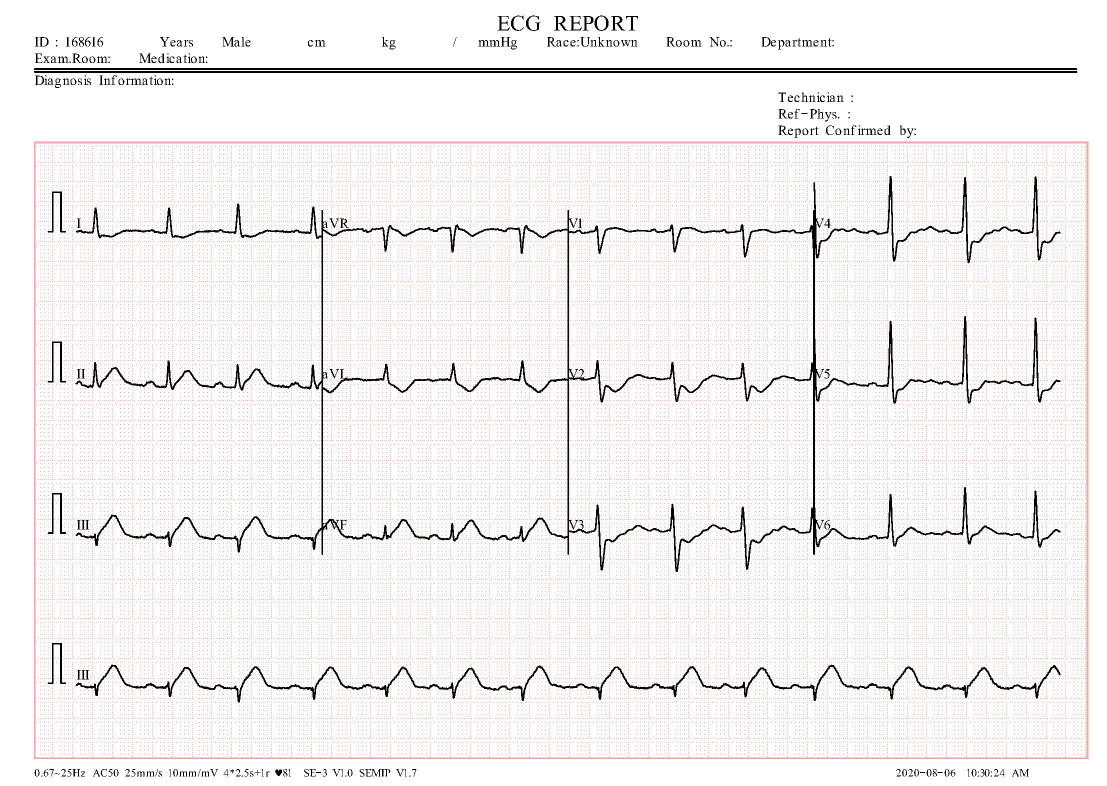
#> input picture datasets/ecg_images/ecg data old version/ecg data old version/test/ECG Images of Myocardial Infarction Patients (240x12=2880)/MI(1).jpg, 2213 x 1572 px (shown at 1/2 size)
$ python -i calibrate_ecg_from_kaggle.py   (imports and definitions only)
#> lines starting #> are read from the running program, lines starting #| are printed output that depends on the picture; after the words box and inside, x2 and y2 are one past the last pixel; in counts of white or black regions, pixels touching at a corner belong together
"""
ECG Kaggle Dataset Analyzer & Calibration Script
Downloads & analyzes ~10,000 ECG images from Kaggle dataset
Builds reference patterns for feature extraction tuning
"""

import os
import sys
import subprocess
from pathlib import Path
import numpy as np
import cv2
from collections import defaultdict
import pickle
import json

# Try importing scipy, install if missing
try:
    from scipy import signal as scipy_signal
except ImportError:
    print("Installing scipy...")
    subprocess.check_call([sys.executable, "-m", "pip", "install", "scipy"])
    from scipy import signal as scipy_signal

# ============================================================================
# SETUP: KAGGLE API & DATASET DOWNLOAD
# ============================================================================

# [35 lines left out: functions setup_kaggle_api, download_dataset, not called in this run]

# ============================================================================
# ECG FEATURE EXTRACTION (from app.py)
# ============================================================================

def extract_ecg_features_from_image(img_path, mm_per_sec=25.0, mm_per_mv=10.0):
    """Extract ECG intervals from image using improved signal processing."""
#> called with mm_per_sec = 25, mm_per_mv = 10
    # Define ECG timing constants
    min_rr_ms = 400  # Minimum RR interval in ms (150 bpm)
    max_rr_ms = 1500  # Maximum RR interval in ms (40 bpm)
    ms_per_pixel = 1.0  # Milliseconds per pixel (adjust based on your image resolution)

    try:
        img = cv2.imread(str(img_path))
#> img is the input picture: shape (1572, 2213, 3); mean B, G, R 240.4, 240.7, 243
        if img is None:
            return None

        # Preprocessing
        gray = cv2.cvtColor(img, cv2.COLOR_BGR2GRAY)
        gray = cv2.bilateralFilter(gray, 9, 60, 60)
        gray = cv2.morphologyEx(gray, cv2.MORPH_CLOSE, cv2.getStructuringElement(cv2.MORPH_RECT, (5, 5)))
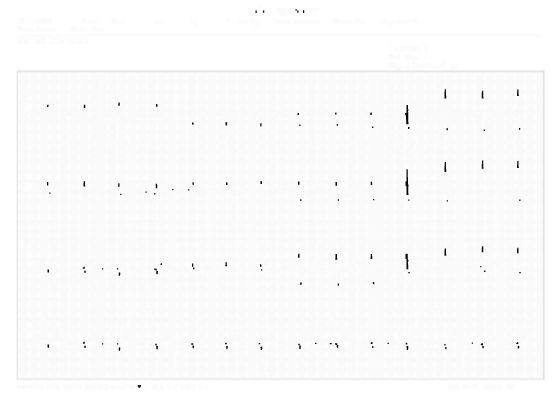
#> gray: shape (1572, 2213) (shown at 1/4 size); min 1, max 255, mean 250.5

        # Threshold
        gray_norm = cv2.normalize(gray, None, 0, 255, cv2.NORM_MINMAX)
        _, binary = cv2.threshold(gray_norm, cv2.threshold(gray_norm, 0, 255, cv2.THRESH_OTSU)[0], 255, cv2.THRESH_BINARY_INV)
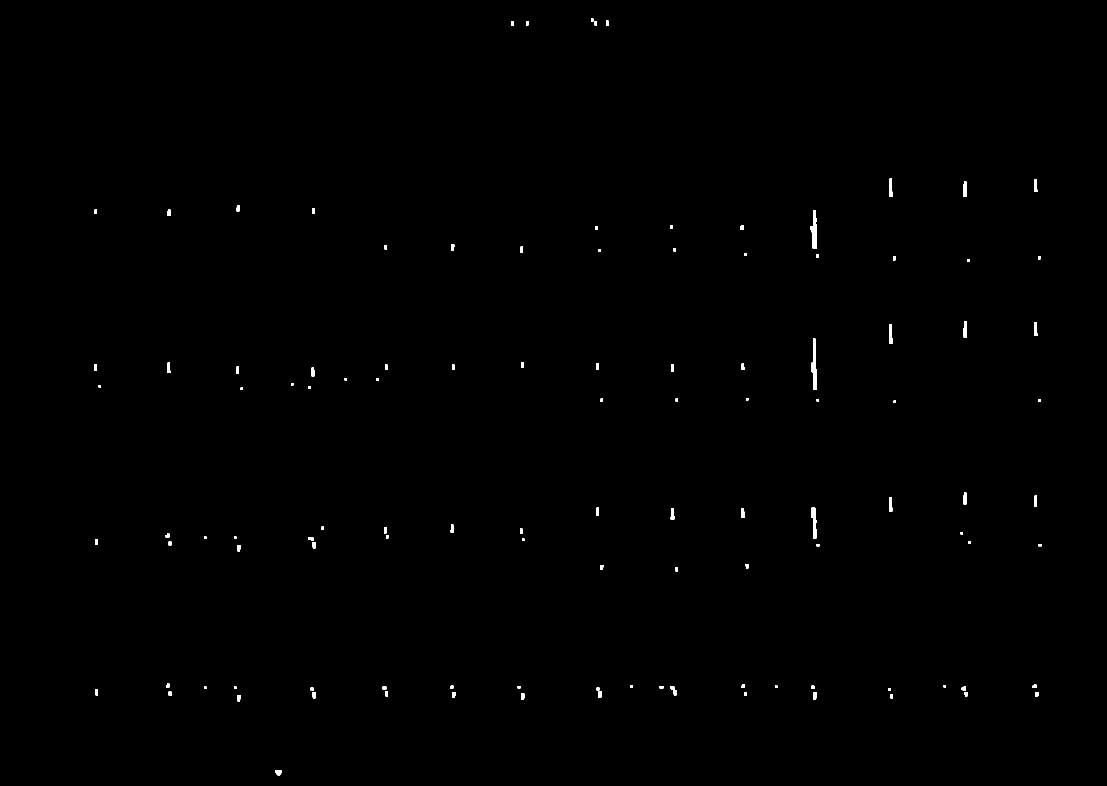
#> binary: shape (1572, 2213) (shown at 1/2 size); 0.25% white; 112 white regions, largest, box (x1, y1, x2, y2) and area: (1622, 677, 1634, 780) 717, (1620, 420, 1634, 497) 634, (1622, 1015, 1634, 1077) 462

        # Extract 1D signal
        proj = binary.sum(axis=0).astype(np.float32)
#> proj = 2213 values, max 67575 at index 1627, min 0 at index 0, mean 1008.4
        if np.all(proj == 0):
            return None
        proj = (proj - proj.min()) / (proj.max() - proj.min() + 1e-8)
#> proj = 2213 values, max 1 at index 1627, min 0 at index 0, mean 0.0149

        window = min(31, len(proj) // 10)
#> window = 31
        if window % 2 == 0:
            window += 1
        proj_smooth = scipy_signal.savgol_filter(proj, window, 3)
#> proj_smooth = 2213 values, max 0.529 at index 1628, min -0.0642 at index 1613, mean 0.0149

        # R-peak detection
        proj_diff = np.abs(np.gradient(proj_smooth))
#> proj_diff = 2213 values, max 0.0694 at index 1618, min 0 at index 0, mean 0.00243
        proj_diff = scipy_signal.savgol_filter(proj_diff, max(5, window // 3), 2)
#> proj_diff = 2213 values, max 0.0651 at index 1618, min -0.000775 at index 1758, mean 0.00243

        threshold = np.mean(proj_diff) + 1.5 * np.std(proj_diff)
#> threshold = 0.0118
        peaks, properties = scipy_signal.find_peaks(proj_diff, height=threshold, distance=30)
#> peaks = [327, 616, 895, 1354, 1495, 1618, 1790, 1919, 2081]; properties = {'peak_heights': [0.014, 0.0144, 0.0119, 0.0147, 0.0129, 0.0651, 0.0273, 0.0232, 0.0205]}

        if len(peaks) < 2:
            ac = np.correlate(proj_smooth, proj_smooth, mode='full')
            ac = ac[ac.size // 2:]
            min_lag = 30
            if ac.size <= min_lag + 5:
                return None
            peak_idx = np.argmax(ac[min_lag:]) + min_lag
            peaks = np.array([peak_idx, peak_idx * 2]) if peak_idx * 2 < len(proj) else np.array([peak_idx])

        # RR interval
        rr_intervals = np.diff(peaks)
#> rr_intervals = [289, 279, 459, 141, 123, 172, 129, 162]
        if len(rr_intervals) == 0:
            return None

        valid_rr = rr_intervals[
            (rr_intervals >= int(min_rr_ms / ms_per_pixel)) &
            (rr_intervals <= int(max_rr_ms / ms_per_pixel))
        ]
#> valid_rr = [459]
        if len(valid_rr) == 0:
            valid_rr = rr_intervals

        rr_pixels = float(np.median(valid_rr))
#> rr_pixels = 459
        rr_std = float(np.std(valid_rr))
#> rr_std = 0

        rr_ms = rr_pixels * ms_per_pixel
#> rr_ms = 459
        rr_ms = np.clip(rr_ms, min_rr_ms, max_rr_ms)

        heart_rate = 60000.0 / rr_ms
#> heart_rate = 130.7
        heart_rate = np.clip(heart_rate, 40, 120)  # clamp output HR
#> heart_rate = 120

        # Intervals based on HR
        hr_ratio = max(0.5, min(2.0, heart_rate / 70.0))
#> hr_ratio = 1.71
        qrs_ms = np.clip(70 + 20 * (1 - hr_ratio), 60, 160)
#> qrs_ms = 60
        pr_ms = np.clip(140 + 30 * hr_ratio, 80, 220)
#> pr_ms = 191.4
        p_ms = np.clip(80 + 20 * hr_ratio, 60, 140)
#> p_ms = 114.3
        qt_ms = np.clip(330 + 50 * (2 - hr_ratio), 250, 480)
#> qt_ms = 344.3
        t_ms = np.clip(140 + 40 * (1 - hr_ratio), 80, 220)
#> t_ms = 111.4

        # Confidence
        if len(rr_intervals) > 1:
            rr_consistency = 1.0 - min(1.0, rr_std / (rr_pixels + 1e-6))
#> rr_consistency = 1
        else:
            rr_consistency = 0.5
        signal_strength = float(np.mean(proj_smooth))
#> signal_strength = 0.0149
        peak_clarity = float(np.mean(properties.get('peak_heights', [0.5])))
#> peak_clarity = 0.0227
        confidence = (rr_consistency * 0.4 + signal_strength * 0.3 + peak_clarity * 0.3)
#> confidence = 0.411
        confidence = np.clip(confidence, 0, 1)

        return {
            'qrs': round(qrs_ms, 1),
            'qt': round(qt_ms, 1),
            't': round(t_ms, 1),
            'pr': round(pr_ms, 1),
            'p': round(p_ms, 1),
            'heart_rate': round(heart_rate, 1),
            'confidence': round(confidence, 2)
        }
    except Exception as e:
        print(f"  ❌ Error processing {img_path}: {e}")
        return None

# ============================================================================
# DATASET ANALYSIS
# ============================================================================

# [124 lines left out: functions analyze_dataset, generate_calibration_report, save_calibration, not called in this run]

# ============================================================================
# MAIN
# ============================================================================

# [35 lines not run here, left out]

>>> result = extract_ecg_features_from_image('datasets/ecg_images/ecg data old version/ecg data old version/test/ECG Images of Myocardial Infarction Patients (240x12=2880)/MI(1).jpg')
#> result = {'qrs': 60, 'qt': 344.3, 't': 111.4, 'pr': 191.4, 'p': 114.3, 'heart_rate': 120, 'confidence': 0.41}

$ run again, on datasets/ecg_images/ecg data old version/ecg data old version/test/ECG Images of Patient that have History of MI (172x12=2064)/PMI(107).jpg
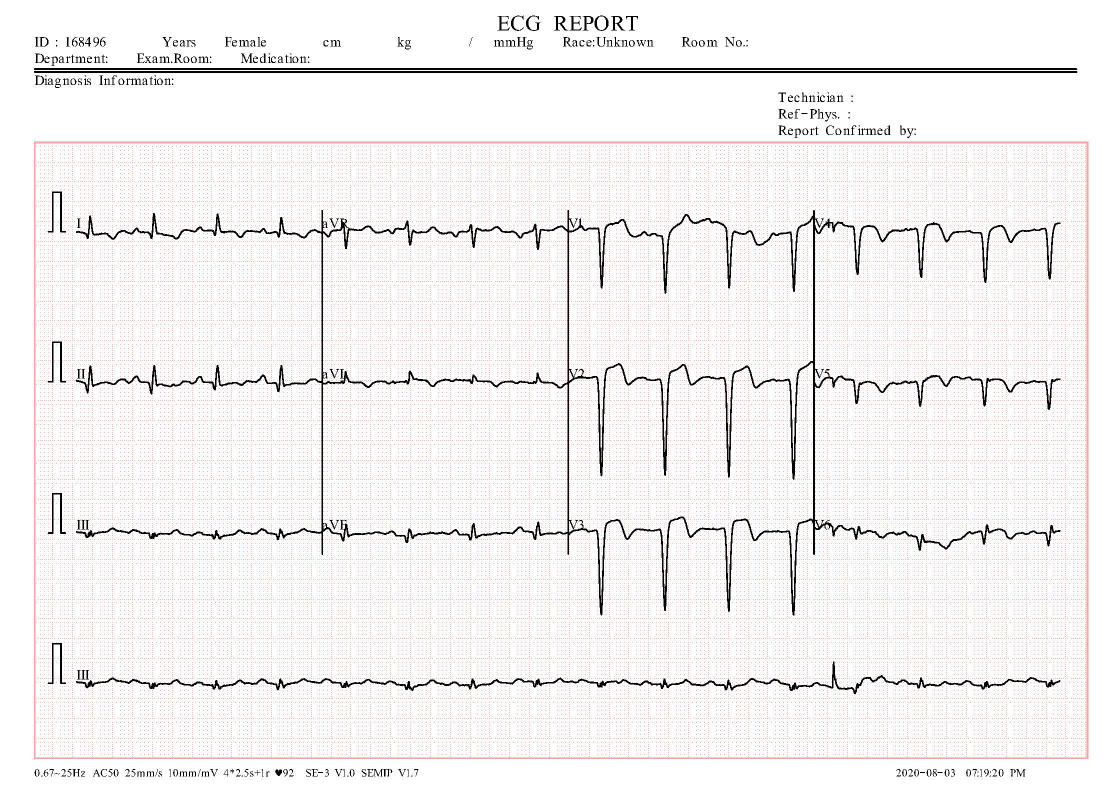
#> input picture datasets/ecg_images/ecg data old version/ecg data old version/test/ECG Images of Patient that have History of MI (172x12=2064)/PMI(107).jpg, 2213 x 1572 px (shown at 1/2 size)
#> in extract_ecg_features_from_image, img is the input picture: shape (1572, 2213, 3); mean B, G, R 240.4, 240.7, 243
#> in extract_ecg_features_from_image, `gray = cv2.morphologyEx(gray, cv2.MORPH_CLOSE, cv2.getStructuringEleme..`:
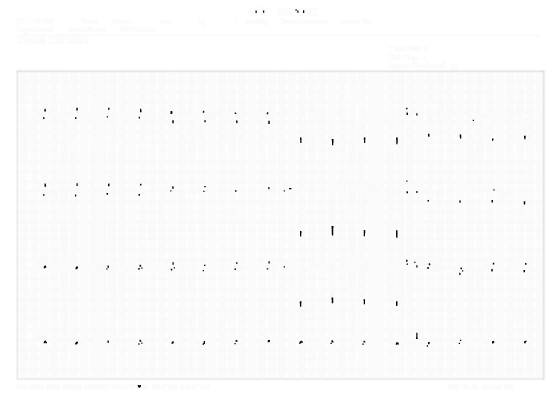
#> gray: shape (1572, 2213) (shown at 1/4 size); min 2, max 255, mean 250.7
#> in extract_ecg_features_from_image, `_, binary = cv2.threshold(gray_norm, cv2.threshold(gray_norm, 0, 255, ..`:
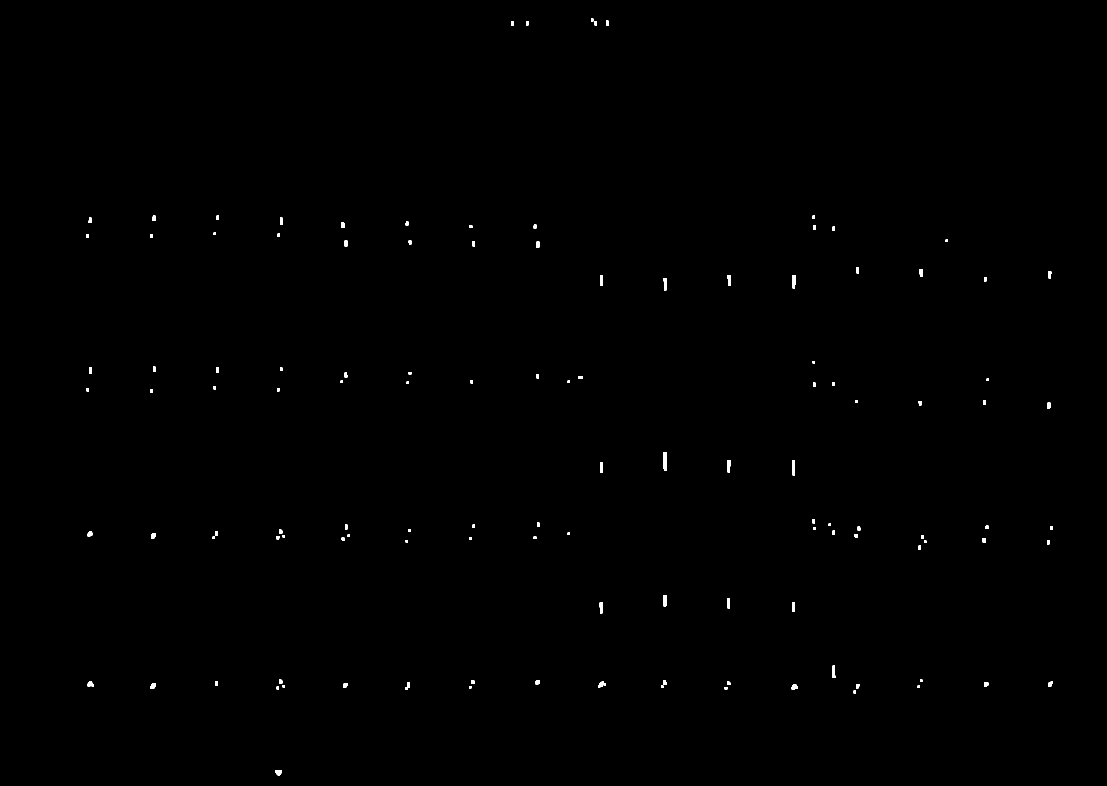
#> binary: shape (1572, 2213) (shown at 1/2 size); 0.21% white; 120 white regions, largest, box (x1, y1, x2, y2) and area: (1326, 904, 1334, 942) 242, (1584, 921, 1590, 951) 176, (1584, 550, 1591, 577) 161
#> in extract_ecg_features_from_image, `proj = binary.sum(axis=0).astype(np.float32)`: proj = 2213 values, max 24225 at index 1328, min 0 at index 0, mean 823.4
#> in extract_ecg_features_from_image, `proj = (proj - proj.min()) / (proj.max() - proj.min() + 1e-8)`: proj = 2213 values, max 1 at index 1328, min 0 at index 0, mean 0.034
#> window = 31
#> proj_smooth = 2213 values, max 0.461 at index 1329, min -0.0796 at index 1345, mean 0.034
#> in extract_ecg_features_from_image, `proj_diff = np.abs(np.gradient(proj_smooth))`: proj_diff = 2213 values, max 0.0687 at index 1319, min 0 at index 0, mean 0.00564
#> in extract_ecg_features_from_image, `proj_diff = scipy_signal.savgol_filter(proj_diff, max(5, window // 3),..`: proj_diff = 2213 values, max 0.0638 at index 1319, min -0.00182 at index 1352, mean 0.00564
#> threshold = 0.0209
#> peaks = 17 values from 170 to 2108; properties = 1 item
#> rr_intervals = [126, 126, 145, 113, 127, 128, 148, 129, 107, 128, 149, 60, 48, 146, 129, 129]
#> in extract_ecg_features_from_image, `valid_rr = rr_intervals[ (rr_intervals >= int(min_rr_ms / ms_per_pixel..`: valid_rr = empty array
#> in extract_ecg_features_from_image, `valid_rr = rr_intervals`: valid_rr has the same summary as rr_intervals
#> rr_pixels = 128
#> rr_std = 27.84
#> in extract_ecg_features_from_image, `rr_ms = rr_pixels * ms_per_pixel`: rr_ms = 128
#> in extract_ecg_features_from_image, `rr_ms = np.clip(rr_ms, min_rr_ms, max_rr_ms)`: rr_ms = 400
#> in extract_ecg_features_from_image, `heart_rate = 60000.0 / rr_ms`: heart_rate = 150
#> in extract_ecg_features_from_image, `heart_rate = np.clip(heart_rate, 40, 120)`: heart_rate = 120
#> hr_ratio = 1.71
#> qrs_ms = 60
#> pr_ms = 191.4
#> p_ms = 114.3
#> qt_ms = 344.3
#> t_ms = 111.4
#> rr_consistency = 0.783
#> signal_strength = 0.034
#> peak_clarity = 0.0343
#> confidence = 0.334
#> result = {'qrs': 60, 'qt': 344.3, 't': 111.4, 'pr': 191.4, 'p': 114.3, 'heart_rate': 120, 'confidence': 0.33}
